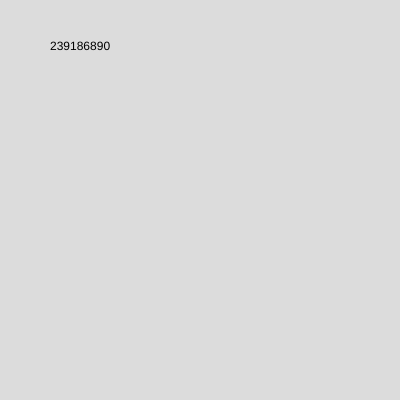
Frame 1 (no input)
Frame 60 (no input): identical to frame 1, image omitted
Frame 120 (the mouse pressed at the canvas centre since frame 60): identical to frame 1, image omitted

The p5.js sketch that drew this single still picture (run headless with seeded random() and noise() and a simulated clock; from frame 60 on, the mouse is pressed at the canvas centre):

// p5.js sketch
// ── sketch.js
function setup() {
  createCanvas(400, 400);

}

function draw() {
  let sum = 6 - 39864481 * -6 - 2;
  background(220);
  text(sum, 50, 50);
}
